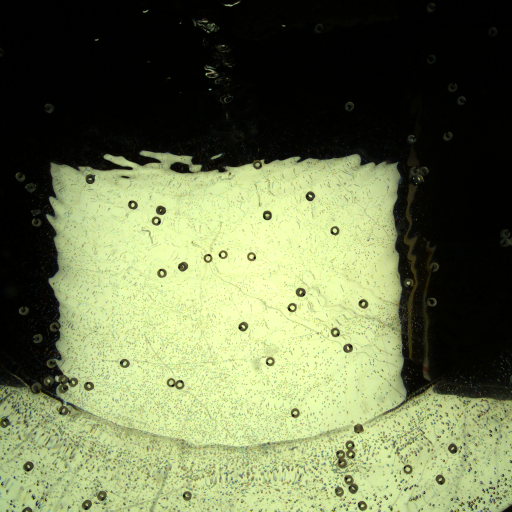
#> input picture src/2022_04_09/samples/C001H001S0001003001.bmp, 1024 x 1024 px, found by its file name (shown at 1/2 size)
$ jupyter execute tracer_imgs_0_28.ipynb
#> lines starting #> are read from the running program, lines starting #| are printed output that depends on the picture
[cell 1]
import os

import cv2
import matplotlib.pyplot as plt

[cell 2]
user = os.environ["USER"]
SUPER_DIR = f"/media/{user}/ボリューム1/M2/original/2022_04_09/"

[cell 3]
DIR = SUPER_DIR + "cbi_q_1/C001H001S0001/"
FILE = "C001H001S0001003001.bmp"
OUT_DIR = "tracer_imgs/"

im_bgr = cv2.imread(DIR + FILE)
#> im_bgr is the input picture: shape (1024, 1024, 3); mean B, G, R 80.2, 116.8, 107.9
im_rgb = cv2.cvtColor(im_bgr, cv2.COLOR_BGR2RGB)

[cell 4]
plt.figure(figsize=(16, 16))
plt.imshow(im_rgb)
plt.show()

[cell 5]
im_tracer_0 = im_rgb[348:368, 171:191, :]
cv2.imwrite(OUT_DIR + "tracer_0.bmp", cv2.cvtColor(im_tracer_0, cv2.COLOR_RGB2BGR))

plt.figure(figsize=(4, 4))
plt.imshow(im_tracer_0)
plt.show()

[cell 6]
im_tracer_1 = im_rgb[400:420, 256:276, :]
cv2.imwrite(OUT_DIR + "tracer_1.bmp", cv2.cvtColor(im_tracer_1, cv2.COLOR_RGB2BGR))

plt.figure(figsize=(4, 4))
plt.imshow(im_tracer_1)
plt.show()

[cell 7]
im_tracer_2 = im_rgb[411:431, 312:332, :]
cv2.imwrite(OUT_DIR + "tracer_2.bmp", cv2.cvtColor(im_tracer_2, cv2.COLOR_RGB2BGR))

plt.figure(figsize=(4, 4))
plt.imshow(im_tracer_2)
plt.show()

[cell 8]
im_tracer_3 = im_rgb[432:452, 303:323, :]
cv2.imwrite(OUT_DIR + "tracer_3.bmp", cv2.cvtColor(im_tracer_3, cv2.COLOR_RGB2BGR))

plt.figure(figsize=(4, 4))
plt.imshow(im_tracer_3)
plt.show()

[cell 9]
im_tracer_4 = im_rgb[320:340, 505:525, :]
cv2.imwrite(OUT_DIR + "tracer_4.bmp", cv2.cvtColor(im_tracer_4, cv2.COLOR_RGB2BGR))

plt.figure(figsize=(4, 4))
plt.imshow(im_tracer_4)
plt.show()

[cell 10]
im_tracer_5 = im_rgb[421:441, 525:545, :]
cv2.imwrite(OUT_DIR + "tracer_5.bmp", cv2.cvtColor(im_tracer_5, cv2.COLOR_RGB2BGR))

plt.figure(figsize=(4, 4))
plt.imshow(im_tracer_5)
plt.show()

[cell 11]
im_tracer_6 = im_rgb[383:403, 611:631, :]
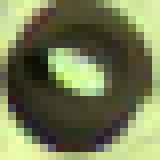
#> im_tracer_6: shape (20, 20, 3) (shown 8 times larger); mean R, G, B 115.6, 122.6, 83.2
cv2.imwrite(OUT_DIR + "tracer_6.bmp", cv2.cvtColor(im_tracer_6, cv2.COLOR_RGB2BGR))

plt.figure(figsize=(4, 4))
plt.imshow(im_tracer_6)
plt.show()

[cell 12]
im_tracer_7 = im_rgb[452:472, 660:680, :]
cv2.imwrite(OUT_DIR + "tracer_7.bmp", cv2.cvtColor(im_tracer_7, cv2.COLOR_RGB2BGR))

plt.figure(figsize=(4, 4))
plt.imshow(im_tracer_7)
plt.show()

[cell 13]
im_tracer_8 = im_rgb[537:557, 314:334, :]
cv2.imwrite(OUT_DIR + "tracer_8.bmp", cv2.cvtColor(im_tracer_8, cv2.COLOR_RGB2BGR))

plt.figure(figsize=(4, 4))
plt.imshow(im_tracer_8)
plt.show()

[cell 14]
im_tracer_9 = im_rgb[523:543, 356:376, :]
cv2.imwrite(OUT_DIR + "tracer_9.bmp", cv2.cvtColor(im_tracer_9, cv2.COLOR_RGB2BGR))

plt.figure(figsize=(4, 4))
plt.imshow(im_tracer_9)
plt.show()

[cell 15]
im_tracer_10 = im_rgb[507:527, 406:426, :]
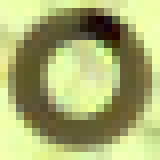
#> im_tracer_10: shape (20, 20, 3) (shown 8 times larger); mean R, G, B 168.6, 174.8, 113.1
cv2.imwrite(OUT_DIR + "tracer_10.bmp", cv2.cvtColor(im_tracer_10, cv2.COLOR_RGB2BGR))

plt.figure(figsize=(4, 4))
plt.imshow(im_tracer_10)
plt.show()

[cell 16]
im_tracer_11 = im_rgb[499:519, 436:456, :]
cv2.imwrite(OUT_DIR + "tracer_11.bmp", cv2.cvtColor(im_tracer_11, cv2.COLOR_RGB2BGR))

plt.figure(figsize=(4, 4))
plt.imshow(im_tracer_11)
plt.show()

[cell 17]
im_tracer_12 = im_rgb[503:523, 493:513, :]
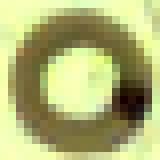
#> im_tracer_12: shape (20, 20, 3) (shown 8 times larger); mean R, G, B 176, 179.3, 117.1
cv2.imwrite(OUT_DIR + "tracer_12.bmp", cv2.cvtColor(im_tracer_12, cv2.COLOR_RGB2BGR))

plt.figure(figsize=(4, 4))
plt.imshow(im_tracer_12)
plt.show()

[cell 18]
im_tracer_13 = im_rgb[575:595, 591:611, :]
cv2.imwrite(OUT_DIR + "tracer_13.bmp", cv2.cvtColor(im_tracer_13, cv2.COLOR_RGB2BGR))

plt.figure(figsize=(4, 4))
plt.imshow(im_tracer_13)
plt.show()

[cell 19]
im_tracer_14 = im_rgb[605:625, 574:594, :]
cv2.imwrite(OUT_DIR + "tracer_14.bmp", cv2.cvtColor(im_tracer_14, cv2.COLOR_RGB2BGR))

plt.figure(figsize=(4, 4))
plt.imshow(im_tracer_14)
plt.show()

[cell 20]
im_tracer_15 = im_rgb[598:618, 717:737, :]
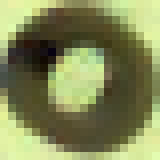
#> im_tracer_15: shape (20, 20, 3) (shown 8 times larger); mean R, G, B 130.2, 135.7, 86.9
cv2.imwrite(OUT_DIR + "tracer_15.bmp", cv2.cvtColor(im_tracer_15, cv2.COLOR_RGB2BGR))

plt.figure(figsize=(4, 4))
plt.imshow(im_tracer_15)
plt.show()

[cell 21]
im_tracer_16 = im_rgb[643:663, 477:497, :]
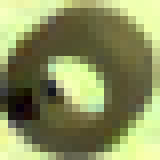
#> im_tracer_16: shape (20, 20, 3) (shown 8 times larger); mean R, G, B 137.6, 143.5, 93.6
cv2.imwrite(OUT_DIR + "tracer_16.bmp", cv2.cvtColor(im_tracer_16, cv2.COLOR_RGB2BGR))

plt.figure(figsize=(4, 4))
plt.imshow(im_tracer_16)
plt.show()

[cell 22]
im_tracer_17 = im_rgb[655:675, 661:681, :]
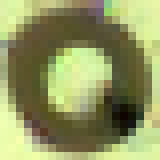
#> im_tracer_17: shape (20, 20, 3) (shown 8 times larger); mean R, G, B 144.8, 150.4, 96.8
cv2.imwrite(OUT_DIR + "tracer_17.bmp", cv2.cvtColor(im_tracer_17, cv2.COLOR_RGB2BGR))

plt.figure(figsize=(4, 4))
plt.imshow(im_tracer_17)
plt.show()

[cell 23]
im_tracer_18 = im_rgb[687:707, 686:706, :]
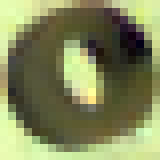
#> im_tracer_18: shape (20, 20, 3) (shown 8 times larger); mean R, G, B 129.4, 134.4, 90.3
cv2.imwrite(OUT_DIR + "tracer_18.bmp", cv2.cvtColor(im_tracer_18, cv2.COLOR_RGB2BGR))

plt.figure(figsize=(4, 4))
plt.imshow(im_tracer_18)
plt.show()

[cell 24]
im_tracer_19 = im_rgb[717:737, 239:259, :]
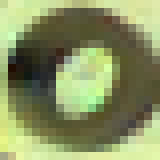
#> im_tracer_19: shape (20, 20, 3) (shown 8 times larger); mean R, G, B 135.9, 145.6, 97.8
cv2.imwrite(OUT_DIR + "tracer_19.bmp", cv2.cvtColor(im_tracer_19, cv2.COLOR_RGB2BGR))

plt.figure(figsize=(4, 4))
plt.imshow(im_tracer_19)
plt.show()

[cell 25]
im_tracer_20 = im_rgb[713:733, 530:550, :]
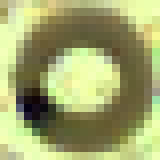
#> im_tracer_20: shape (20, 20, 3) (shown 8 times larger); mean R, G, B 161, 166, 109.5
cv2.imwrite(OUT_DIR + "tracer_20.bmp", cv2.cvtColor(im_tracer_20, cv2.COLOR_RGB2BGR))

plt.figure(figsize=(4, 4))
plt.imshow(im_tracer_20)
plt.show()

[cell 26]
im_tracer_21 = im_rgb[755:775, 137:157, :]
cv2.imwrite(OUT_DIR + "tracer_21.bmp", cv2.cvtColor(im_tracer_21, cv2.COLOR_RGB2BGR))

plt.figure(figsize=(4, 4))
plt.imshow(im_tracer_21)
plt.show()

[cell 27]
im_tracer_22 = im_rgb[763:783, 168:188, :]
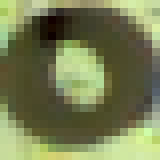
#> im_tracer_22: shape (20, 20, 3) (shown 8 times larger); mean R, G, B 118.7, 125.2, 82.6
cv2.imwrite(OUT_DIR + "tracer_22.bmp", cv2.cvtColor(im_tracer_22, cv2.COLOR_RGB2BGR))

plt.figure(figsize=(4, 4))
plt.imshow(im_tracer_22)
plt.show()

$ run again, with src/2022_04_09/samples/C001H001S0002003501.png saved as src/2022_04_09/samples/C001H001S0001003001.bmp
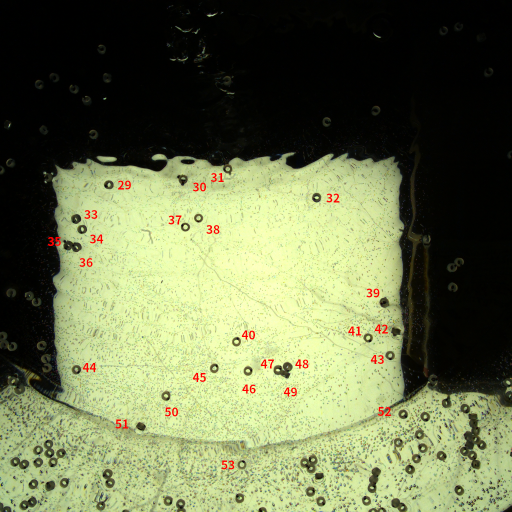
#> input picture src/2022_04_09/samples/C001H001S0002003501.png, 1024 x 1024 px, found by its file name (shown at 1/2 size)
#> im_bgr is the input picture: shape (1024, 1024, 3); mean B, G, R 79.2, 115.2, 107.7
#> `im_tracer_21 = im_rgb[755:775, 137:157, :]`:
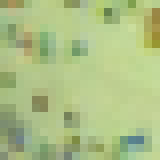
#> im_tracer_21: shape (20, 20, 3) (shown 8 times larger); mean R, G, B 172.7, 191.9, 133.1
#> `im_tracer_22 = im_rgb[763:783, 168:188, :]`:
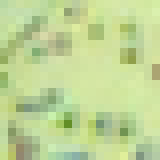
#> im_tracer_22: shape (20, 20, 3) (shown 8 times larger); mean R, G, B 191.7, 212.8, 149.5

$ run again, with src/2022_04_09/samples/C001H001S0003003601.png saved as src/2022_04_09/samples/C001H001S0001003001.bmp
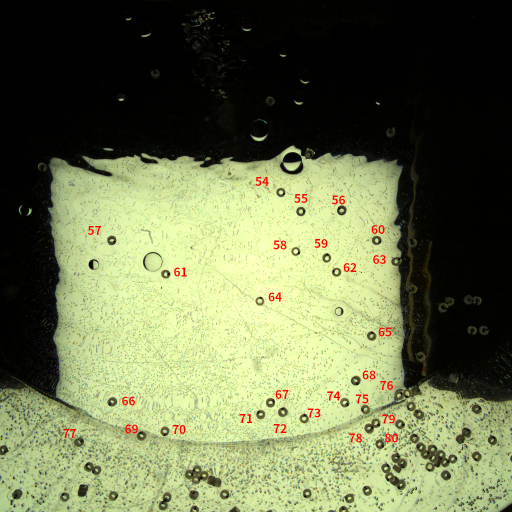
#> input picture src/2022_04_09/samples/C001H001S0003003601.png, 1024 x 1024 px, found by its file name (shown at 1/2 size)
#> im_bgr is the input picture: shape (1024, 1024, 3); mean B, G, R 79.2, 115.3, 107.8
#> `im_tracer_22 = im_rgb[763:783, 168:188, :]`:
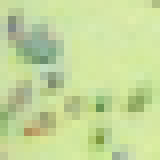
#> im_tracer_22: shape (20, 20, 3) (shown 8 times larger); mean R, G, B 197.3, 217, 154.9
